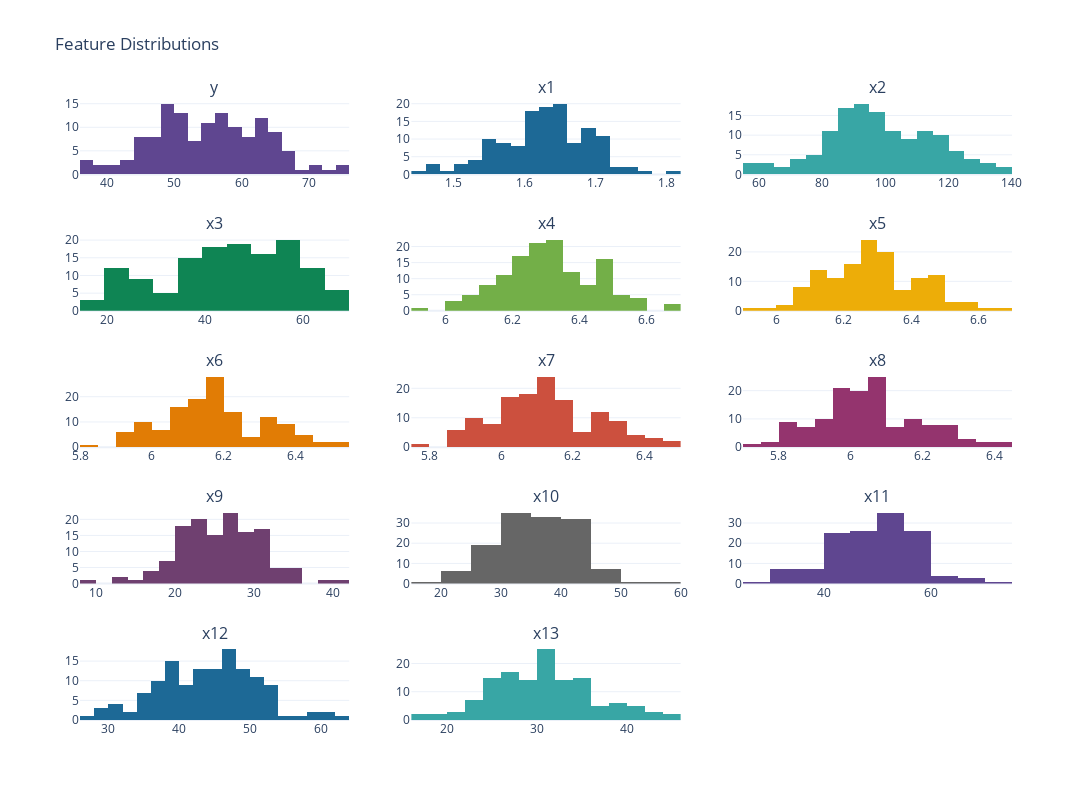

Notebook cell for this chart:
### Markdown cell above
This code provides a comprehensive view of the distribution of numerical features in the dataset, helping us uncover hidden patterns and characteristics that might influence future analysis or model performance

### Code cell
# Select only numerical columns
numeric_cols = df.select_dtypes(include=['number']).columns

# Create subplots with 3 columns per row
from plotly.subplots import make_subplots

num_features = len(numeric_cols)
cols = 3  # Number of columns per row
rows = (num_features // cols) + (num_features % cols > 0)

fig = make_subplots(rows=rows, cols=cols, subplot_titles=numeric_cols)

# Add histograms for each feature
for i, feature in enumerate(numeric_cols):
    row = (i // cols) + 1
    col = (i % cols) + 1
    fig.add_trace(
        go.Histogram(x=df[feature], nbinsx=20, name=feature, 
                     marker=dict(color=px.colors.qualitative.Prism[i % len(px.colors.qualitative.Prism)])), 
        row=row, col=col
    )

# Update layout
fig.update_layout(
    title="Feature Distributions",
    height=800, width=1200, 
    showlegend=False,
    template="plotly_white"
)

# Show the plot
fig.show()

### Figure 1 — Plotly figure (JSON) as saved in the notebook; plotly's stock layout.template omitted (floating-point values rounded to 4 significant figures; data arrays with more than 128 entries replaced by an {"elided": "..."} marker saying what was removed)
{"data": [{"marker": {"color": "rgb(95, 70, 144)"}, "name": "y", "nbinsx": 20, "type": "histogram", "x": {"elided": "135 float values"}, "xaxis": "x", "yaxis": "y"}, {"marker": {"color": "rgb(29, 105, 150)"}, "name": "x1", "nbinsx": 20, "type": "histogram", "x": {"elided": "135 float values"}, "xaxis": "x2", "yaxis": "y2"}, {"marker": {"color": "rgb(56, 166, 165)"}, "name": "x2", "nbinsx": 20, "type": "histogram", "x": {"elided": "135 float values"}, "xaxis": "x3", "yaxis": "y3"}, {"marker": {"color": "rgb(15, 133, 84)"}, "name": "x3", "nbinsx": 20, "type": "histogram", "x": {"elided": "135 int values"}, "xaxis": "x4", "yaxis": "y4"}, {"marker": {"color": "rgb(115, 175, 72)"}, "name": "x4", "nbinsx": 20, "type": "histogram", "x": {"elided": "135 float values"}, "xaxis": "x5", "yaxis": "y5"}, {"marker": {"color": "rgb(237, 173, 8)"}, "name": "x5", "nbinsx": 20, "type": "histogram", "x": {"elided": "135 float values"}, "xaxis": "x6", "yaxis": "y6"}, {"marker": {"color": "rgb(225, 124, 5)"}, "name": "x6", "nbinsx": 20, "type": "histogram", "x": {"elided": "135 float values"}, "xaxis": "x7", "yaxis": "y7"}, {"marker": {"color": "rgb(204, 80, 62)"}, "name": "x7", "nbinsx": 20, "type": "histogram", "x": {"elided": "135 float values"}, "xaxis": "x8", "yaxis": "y8"}, {"marker": {"color": "rgb(148, 52, 110)"}, "name": "x8", "nbinsx": 20, "type": "histogram", "x": {"elided": "135 float values"}, "xaxis": "x9", "yaxis": "y9"}, {"marker": {"color": "rgb(111, 64, 112)"}, "name": "x9", "nbinsx": 20, "type": "histogram", "x": {"elided": "135 float values"}, "xaxis": "x10", "yaxis": "y10"}, {"marker": {"color": "rgb(102, 102, 102)"}, "name": "x10", "nbinsx": 20, "type": "histogram", "x": {"elided": "135 float values"}, "xaxis": "x11", "yaxis": "y11"}, {"marker": {"color": "rgb(95, 70, 144)"}, "name": "x11", "nbinsx": 20, "type": "histogram", "x": {"elided": "135 float values"}, "xaxis": "x12", "yaxis": "y12"}, {"marker": {"color": "rgb(29, 105, 150)"}, "name": "x12", "nbinsx": 20, "type": "histogram", "x": {"elided": "135 float values"}, "xaxis": "x13", "yaxis": "y13"}, {"marker": {"color": "rgb(56, 166, 165)"}, "name": "x13", "nbinsx": 20, "type": "histogram", "x": {"elided": "135 float values"}, "xaxis": "x14", "yaxis": "y14"}], "layout": {"annotations": [{"font": {"size": 16}, "showarrow": false, "text": "y", "x": 0.1444, "xanchor": "center", "xref": "paper", "y": 1, "yanchor": "bottom", "yref": "paper"}, {"font": {"size": 16}, "showarrow": false, "text": "x1", "x": 0.5, "xanchor": "center", "xref": "paper", "y": 1, "yanchor": "bottom", "yref": "paper"}, {"font": {"size": 16}, "showarrow": false, "text": "x2", "x": 0.8556, "xanchor": "center", "xref": "paper", "y": 1, "yanchor": "bottom", "yref": "paper"}, {"font": {"size": 16}, "showarrow": false, "text": "x3", "x": 0.1444, "xanchor": "center", "xref": "paper", "y": 0.78, "yanchor": "bottom", "yref": "paper"}, {"font": {"size": 16}, "showarrow": false, "text": "x4", "x": 0.5, "xanchor": "center", "xref": "paper", "y": 0.78, "yanchor": "bottom", "yref": "paper"}, {"font": {"size": 16}, "showarrow": false, "text": "x5", "x": 0.8556, "xanchor": "center", "xref": "paper", "y": 0.78, "yanchor": "bottom", "yref": "paper"}, {"font": {"size": 16}, "showarrow": false, "text": "x6", "x": 0.1444, "xanchor": "center", "xref": "paper", "y": 0.56, "yanchor": "bottom", "yref": "paper"}, {"font": {"size": 16}, "showarrow": false, "text": "x7", "x": 0.5, "xanchor": "center", "xref": "paper", "y": 0.56, "yanchor": "bottom", "yref": "paper"}, {"font": {"size": 16}, "showarrow": false, "text": "x8", "x": 0.8556, "xanchor": "center", "xref": "paper", "y": 0.56, "yanchor": "bottom", "yref": "paper"}, {"font": {"size": 16}, "showarrow": false, "text": "x9", "x": 0.1444, "xanchor": "center", "xref": "paper", "y": 0.34, "yanchor": "bottom", "yref": "paper"}, {"font": {"size": 16}, "showarrow": false, "text": "x10", "x": 0.5, "xanchor": "center", "xref": "paper", "y": 0.34, "yanchor": "bottom", "yref": "paper"}, {"font": {"size": 16}, "showarrow": false, "text": "x11", "x": 0.8556, "xanchor": "center", "xref": "paper", "y": 0.34, "yanchor": "bottom", "yref": "paper"}, {"font": {"size": 16}, "showarrow": false, "text": "x12", "x": 0.1444, "xanchor": "center", "xref": "paper", "y": 0.12, "yanchor": "bottom", "yref": "paper"}, {"font": {"size": 16}, "showarrow": false, "text": "x13", "x": 0.5, "xanchor": "center", "xref": "paper", "y": 0.12, "yanchor": "bottom", "yref": "paper"}], "height": 800, "showlegend": false, "title": {"text": "Feature Distributions"}, "width": 1200, "xaxis": {"anchor": "y", "autorange": true, "domain": [0, 0.2889], "range": [36, 76], "type": "linear"}, "xaxis10": {"anchor": "y10", "autorange": true, "domain": [0, 0.2889], "range": [8, 42], "type": "linear"}, "xaxis11": {"anchor": "y11", "autorange": true, "domain": [0.3556, 0.6444], "range": [15, 60], "type": "linear"}, "xaxis12": {"anchor": "y12", "autorange": true, "domain": [0.7111, 1], "range": [25, 75], "type": "linear"}, "xaxis13": {"anchor": "y13", "autorange": true, "domain": [0, 0.2889], "range": [26, 64], "type": "linear"}, "xaxis14": {"anchor": "y14", "autorange": true, "domain": [0.3556, 0.6444], "range": [16, 46], "type": "linear"}, "xaxis15": {"anchor": "y15", "domain": [0.7111, 1]}, "xaxis2": {"anchor": "y2", "autorange": true, "domain": [0.3556, 0.6444], "range": [1.44, 1.82], "type": "linear"}, "xaxis3": {"anchor": "y3", "autorange": true, "domain": [0.7111, 1], "range": [55, 140], "type": "linear"}, "xaxis4": {"anchor": "y4", "autorange": true, "domain": [0, 0.2889], "range": [14.5, 69.5], "type": "linear"}, "xaxis5": {"anchor": "y5", "autorange": true, "domain": [0.3556, 0.6444], "range": [5.9, 6.7], "type": "linear"}, "xaxis6": {"anchor": "y6", "autorange": true, "domain": [0.7111, 1], "range": [5.9, 6.7], "type": "linear"}, "xaxis7": {"anchor": "y7", "autorange": true, "domain": [0, 0.2889], "range": [5.8, 6.55], "type": "linear"}, "xaxis8": {"anchor": "y8", "autorange": true, "domain": [0.3556, 0.6444], "range": [5.75, 6.5], "type": "linear"}, "xaxis9": {"anchor": "y9", "autorange": true, "domain": [0.7111, 1], "range": [5.7, 6.45], "type": "linear"}, "yaxis": {"anchor": "x", "autorange": true, "domain": [0.88, 1], "range": [0, 15.79]}, "yaxis10": {"anchor": "x10", "autorange": true, "domain": [0.22, 0.34], "range": [0, 23.16]}, "yaxis11": {"anchor": "x11", "autorange": true, "domain": [0.22, 0.34], "range": [0, 36.84]}, "yaxis12": {"anchor": "x12", "autorange": true, "domain": [0.22, 0.34], "range": [0, 36.84]}, "yaxis13": {"anchor": "x13", "autorange": true, "domain": [0, 0.12], "range": [0, 18.95]}, "yaxis14": {"anchor": "x14", "autorange": true, "domain": [0, 0.12], "range": [0, 26.32]}, "yaxis15": {"anchor": "x15", "domain": [0, 0.12]}, "yaxis2": {"anchor": "x2", "autorange": true, "domain": [0.88, 1], "range": [0, 21.05]}, "yaxis3": {"anchor": "x3", "autorange": true, "domain": [0.88, 1], "range": [0, 18.95]}, "yaxis4": {"anchor": "x4", "autorange": true, "domain": [0.66, 0.78], "range": [0, 21.05]}, "yaxis5": {"anchor": "x5", "autorange": true, "domain": [0.66, 0.78], "range": [0, 23.16]}, "yaxis6": {"anchor": "x6", "autorange": true, "domain": [0.66, 0.78], "range": [0, 25.26]}, "yaxis7": {"anchor": "x7", "autorange": true, "domain": [0.44, 0.56], "range": [0, 29.47]}, "yaxis8": {"anchor": "x8", "autorange": true, "domain": [0.44, 0.56], "range": [0, 25.26]}, "yaxis9": {"anchor": "x9", "autorange": true, "domain": [0.44, 0.56], "range": [0, 26.32]}}}
